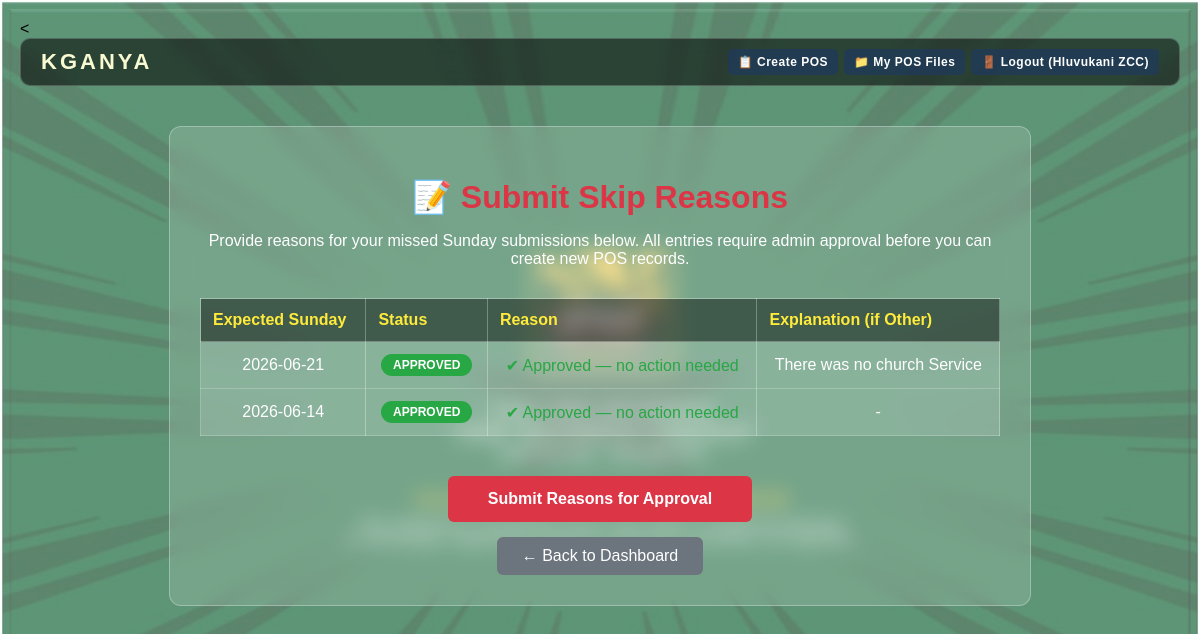
/submit-skip-reasons (signed in), run on the app's committed database.
### tables this page shows
CREATE TABLE "skipped_submissions" (
        id INTEGER PRIMARY KEY AUTOINCREMENT,
        username TEXT NOT NULL,
        expected_sunday TEXT NOT NULL,
        reason TEXT,
        created_at TIMESTAMP DEFAULT CURRENT_TIMESTAMP,
        reviewed_by TEXT,
        reviewed_at TIMESTAMP,
        status TEXT DEFAULT 'pending',
        explanation TEXT,
        submitted_at TIMESTAMP,
        church_branch_name TEXT,
        FOREIGN KEY (username) REFERENCES users(username)
    );

### Digital_Proof_Of_Service.py (the view, shortened to what this page needs)
@app.route('/submit-skip-reasons', methods=['GET', 'POST'])
@login_required
def submit_skip_reasons():
    username = session['username']
    conn = get_db_connection()
    conn.row_factory = sqlite3.Row
    cursor = conn.cursor()
    cursor.execute("""
        SELECT id, expected_sunday, status, reason, explanation
        FROM skipped_submissions
        WHERE username = ?
        ORDER BY expected_sunday DESC
    """, (username,))
    skips = cursor.fetchall()
    conn.close()
    return render_template('submit_skip_reasons.html', skips=skips)

### Digital_Proof_Of_Service.py (called while the page is built)
def get_db_connection():
    conn = sqlite3.connect(DB_PATH, timeout=30)
    conn.row_factory = dict_row_factory
    return conn

def login_required(f):
    @wraps(f)
    def decorated(*args, **kwargs):
        if "username" not in session:
            flash("Please log in first.", "error")
            return redirect("/login")
        return f(*args, **kwargs)
    return decorated

@app.context_processor
def inject_globals():
    return {
        'app_name': 'KGANYA',
        'app_tagline': 'Lighting The Way Through Service',
        'current_year': datetime.now().year
    }

### templates/submit_skip_reasons.html (shortened to what this page needs)
{% extends "base.html" %}
{% block navbar %}
<<nav class="navbar">
    <a href="/user" class="navbar-brand">KGANYA</a>
    <ul class="navbar-nav">
        <li><a href="/create-pos">📋 Create POS</a></li>
        <li><a href="/my-pos-files">📁 My POS Files</a></li>
        <li><a href="/logout">🚪 Logout ({{ session.username }})</a></li>
    </ul>
</nav>
{% endblock %}
{% block content %}
<div class="skip-container">
    <div class="skip-header">
        <h1>📝 Submit Skip Reasons</h1>
        <p>Provide reasons for your missed Sunday submissions below. All entries require admin approval before you can create new POS records.</p>
    </div>
    {% if skips %}
    <form method="POST" action="/submit-skip-reasons" id="skipForm">
        <table class="skip-table">
            <thead>
                <tr>
                    <th>Expected Sunday</th>
                    <th>Status</th>
                    <th>Reason</th>
                    <th>Explanation (if Other)</th>
                </tr>
            </thead>
            <tbody>
                {% for skip in skips %}
                <tr>
                    <td>{{ skip.expected_sunday }}</td>
                    <td>
                        <span class="status-badge status-{{ skip.status or 'pending' }}">
                            {{ (skip.status or 'PENDING').upper() }}
                        </span>
                    </td>
                    <td>
                        {% if skip.status == 'approved' %}
                            <span style="color: #28a745;">✔ Approved — no action needed</span>
                        {% endif %}
                    </td>
                    <td>
                        {% if skip.status == 'approved' %}
                            {{ skip.explanation or '-' }}
                        {% else %}
                            <small style="color: rgba(255,255,255,0.6);">Required if 'Other' selected</small>
                        {% endif %}
                    </td>
                </tr>
                {% endfor %}
            </tbody>
        </table>
        <div style="text-align: center;">
            <button type="submit" class="submit-btn">Submit Reasons for Approval</button>
        </div>
    </form>
    {% else %}
    <div class="no-skips">
        ✅ No outstanding skipped submissions found. You are clear to create POS records.
        <br><br>
        <a href="/create-pos" class="submit-btn" style="text-decoration: none; display: inline-block;">Go to Create POS</a>
    </div>
    {% endif %}
    <div style="text-align: center;">
        <a href="/user" class="back-btn">← Back to Dashboard</a>
    </div>
</div>
{% endblock %}

### templates/submit_skip_reasons.html (style rules this page uses)
.skip-container { max-width: 800px; margin: 40px auto; background: rgba(255,255,255,0.15); backdrop-filter: blur(10px); padding: 30px; border-radius: 12px; border: 1px solid rgba(255,255,255,0.3); }
.skip-header { text-align: center; margin-bottom: 30px; }
.skip-header h1 { color: #dc3545; font-size: 32px; margin-bottom: 10px; }
.skip-header p { color: #fff; font-size: 16px; }
.skip-table { width: 100%; border-collapse: collapse; margin-bottom: 20px; }
.skip-table th { background: rgba(0,0,0,0.45); color: #ffeb3b; padding: 12px; text-align: left; }
.skip-table td { padding: 12px; border-bottom: 1px solid rgba(255,255,255,0.2); color: #fff; }
.submit-btn { background: #dc3545; color: white; border: none; padding: 14px 40px; font-size: 16px; border-radius: 6px; cursor: pointer; font-weight: bold; margin-top: 20px; }
.back-btn { display: inline-block; background: #6c757d; color: white; padding: 10px 25px; border-radius: 6px; text-decoration: none; margin-top: 15px; }
.status-badge { display: inline-block; padding: 4px 12px; border-radius: 12px; font-size: 12px; font-weight: bold; }
.status-approved { background: #28a745; color: #fff; }

### data on the page
skipped_submissions: expected_sunday "2026-06-21", status "APPROVED", explanation "There was no church Service"
skipped_submissions: expected_sunday "2026-06-14", status "APPROVED", explanation "-"

### other printed values
{{ session.username }} "Hluvukani ZCC"
